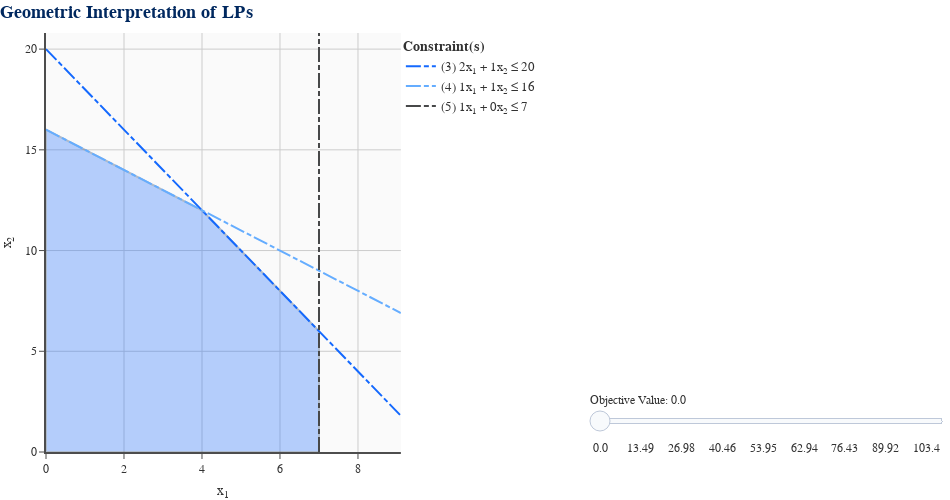

Notebook code cell kept with this figure:
### Markdown cell above
Let's use GILP to solve the following LP graphically:

$$\begin{align*}
\max \quad & 5x_1+3x_2\\
\text{s.t.} \quad & 2x_1 + 1x_2 \leq 20 \\
\quad & 1x_1 + 1x_2 \leq 16 \\
\quad & 1x_1 + 0x_2 \leq 7 \\
\quad & x_1, x_2 \geq 0 \\
\end{align*}$$

Recall, this LP is called `ALL_INTEGER_2D_LP`.

### Code cell
lp = ex.ALL_INTEGER_2D_LP # get LP example
lp_visual(lp).show() # visualize it

### Figure 1 — Plotly figure (JSON) as saved in the notebook; plotly's stock layout.template omitted (floating-point values rounded to 4 significant figures)
{"data": [{"hoverinfo": "skip", "marker": {"color": "white", "opacity": 1e-07, "size": 0}, "mode": "markers", "showlegend": false, "type": "scatter", "x": [9.1], "y": [20.8]}, {"fill": "toself", "fillcolor": "#1469FE", "hoverinfo": "none", "line": {"color": "#00285F", "width": 2}, "mode": "lines", "opacity": 0.3, "showlegend": false, "type": "scatter", "x": [0, 7, 7, 4, 0, 0], "y": [0, 0, 6, 12, 16, 0]}, {"hoverinfo": "skip", "line": {"color": "#1469FE", "dash": "15,3,5,3", "width": 2}, "mode": "lines", "name": "(3) 2x<sub>1</sub> + 1x<sub>2</sub> ≤ 20", "showlegend": true, "type": "scatter", "visible": true, "x": [0, 9.1], "y": [20, 1.8]}, {"hoverinfo": "skip", "line": {"color": "#65ADFF", "dash": "15,3,5,3", "width": 2}, "mode": "lines", "name": "(4) 1x<sub>1</sub> + 1x<sub>2</sub> ≤ 16", "showlegend": true, "type": "scatter", "visible": true, "x": [0, 9.1], "y": [16, 6.9]}, {"hoverinfo": "skip", "line": {"color": "#474849", "dash": "15,3,5,3", "width": 2}, "mode": "lines", "name": "(5) 1x<sub>1</sub> + 0x<sub>2</sub> ≤ 7", "showlegend": true, "type": "scatter", "visible": true, "x": [7, 7], "y": [0, 20.8]}, {"hoverinfo": "text", "hoverlabel": {"bgcolor": "#FAFAFA", "bordercolor": "#323232", "font": {"color": "#323232", "family": "Arial"}}, "marker": {"color": "gray", "opacity": 1e-07, "size": 20}, "mode": "markers", "showlegend": false, "text": ["<b>BFS</b>: (0, 0, 20, 16, 7)<br><b>B</b>: (3, 4, 5)<br><b>Obj</b>: 0", "<b>BFS</b>: (0, 16, 4, 0, 7)<br><b>B</b>: (2, 3, 5)<br><b>Obj</b>: 48", "<b>BFS</b>: (4, 12, 0, 0, 3)<br><b>B</b>: (1, 2, 3, 4, 5)<br><b>Obj</b>: 56", "<b>BFS</b>: (7, 0, 6, 9, 0)<br><b>B</b>: (1, 3, 4)<br><b>Obj</b>: 35", "<b>BFS</b>: (7, 6, 0, 3, 0)<br><b>B</b>: (1, 2, 4)<br><b>Obj</b>: 53"], "type": "scatter", "x": [0, 0, 4.0, 7, 7], "y": [0, 16, 12, 0, 6.0]}, {"hoverinfo": "skip", "line": {"color": "red", "width": 4}, "mode": "lines", "showlegend": false, "type": "scatter", "visible": false, "x": [0, 9.1], "y": [0, -15.17]}, {"hoverinfo": "skip", "line": {"color": "red", "width": 4}, "mode": "lines", "showlegend": false, "type": "scatter", "visible": false, "x": [0, 9.1], "y": [1.5, -13.67]}, {"hoverinfo": "skip", "line": {"color": "red", "width": 4}, "mode": "lines", "showlegend": false, "type": "scatter", "visible": false, "x": [0, 9.1], "y": [2.997, -12.17]}, {"hoverinfo": "skip", "line": {"color": "red", "width": 4}, "mode": "lines", "showlegend": false, "type": "scatter", "visible": false, "x": [0, 9.1], "y": [4.497, -10.67]}, {"hoverinfo": "skip", "line": {"color": "red", "width": 4}, "mode": "lines", "showlegend": false, "type": "scatter", "visible": false, "x": [0, 9.1], "y": [5.993, -9.173]}, {"hoverinfo": "skip", "line": {"color": "red", "width": 4}, "mode": "lines", "showlegend": false, "type": "scatter", "visible": false, "x": [0, 9.1], "y": [7.493, -7.673]}, {"hoverinfo": "skip", "line": {"color": "red", "width": 4}, "mode": "lines", "showlegend": false, "type": "scatter", "visible": false, "x": [0, 9.1], "y": [8.993, -6.173]}, {"hoverinfo": "skip", "line": {"color": "red", "width": 4}, "mode": "lines", "showlegend": false, "type": "scatter", "visible": false, "x": [0, 9.1], "y": [10.49, -4.677]}, {"hoverinfo": "skip", "line": {"color": "red", "width": 4}, "mode": "lines", "showlegend": false, "type": "scatter", "visible": false, "x": [0, 9.1], "y": [11.99, -3.177]}, {"hoverinfo": "skip", "line": {"color": "red", "width": 4}, "mode": "lines", "showlegend": false, "type": "scatter", "visible": false, "x": [0, 9.1], "y": [13.49, -1.68]}, {"hoverinfo": "skip", "line": {"color": "red", "width": 4}, "mode": "lines", "showlegend": false, "type": "scatter", "visible": false, "x": [0, 9.1], "y": [14.99, -0.18]}, {"hoverinfo": "skip", "line": {"color": "red", "width": 4}, "mode": "lines", "showlegend": false, "type": "scatter", "visible": false, "x": [0, 9.1], "y": [16.48, 1.317]}, {"hoverinfo": "skip", "line": {"color": "red", "width": 4}, "mode": "lines", "showlegend": false, "type": "scatter", "visible": false, "x": [0, 9.1], "y": [17.98, 2.817]}, {"hoverinfo": "skip", "line": {"color": "red", "width": 4}, "mode": "lines", "showlegend": false, "type": "scatter", "visible": false, "x": [0, 9.1], "y": [18.67, 3.5]}, {"hoverinfo": "skip", "line": {"color": "red", "width": 4}, "mode": "lines", "showlegend": false, "type": "scatter", "visible": false, "x": [0, 9.1], "y": [19.48, 4.317]}, {"hoverinfo": "skip", "line": {"color": "red", "width": 4}, "mode": "lines", "showlegend": false, "type": "scatter", "visible": false, "x": [0, 9.1], "y": [20.98, 5.813]}, {"hoverinfo": "skip", "line": {"color": "red", "width": 4}, "mode": "lines", "showlegend": false, "type": "scatter", "visible": false, "x": [0, 9.1], "y": [22.48, 7.313]}, {"hoverinfo": "skip", "line": {"color": "red", "width": 4}, "mode": "lines", "showlegend": false, "type": "scatter", "visible": false, "x": [0, 9.1], "y": [23.98, 8.81]}, {"hoverinfo": "skip", "line": {"color": "red", "width": 4}, "mode": "lines", "showlegend": false, "type": "scatter", "visible": false, "x": [0, 9.1], "y": [25.48, 10.31]}, {"hoverinfo": "skip", "line": {"color": "red", "width": 4}, "mode": "lines", "showlegend": false, "type": "scatter", "visible": false, "x": [0, 9.1], "y": [26.98, 11.81]}, {"hoverinfo": "skip", "line": {"color": "red", "width": 4}, "mode": "lines", "showlegend": false, "type": "scatter", "visible": false, "x": [0, 9.1], "y": [28.47, 13.31]}, {"hoverinfo": "skip", "line": {"color": "red", "width": 4}, "mode": "lines", "showlegend": false, "type": "scatter", "visible": false, "x": [0, 9.1], "y": [29.97, 14.81]}, {"hoverinfo": "skip", "line": {"color": "red", "width": 4}, "mode": "lines", "showlegend": false, "type": "scatter", "visible": false, "x": [0, 9.1], "y": [31.47, 16.3]}, {"hoverinfo": "skip", "line": {"color": "red", "width": 4}, "mode": "lines", "showlegend": false, "type": "scatter", "visible": false, "x": [0, 9.1], "y": [32.97, 17.8]}, {"hoverinfo": "skip", "line": {"color": "red", "width": 4}, "mode": "lines", "showlegend": false, "type": "scatter", "visible": false, "x": [0, 9.1], "y": [34.47, 19.3]}, {"hoverinfo": "skip", "line": {"color": "red", "width": 4}, "mode": "lines", "showlegend": false, "type": "scatter", "visible": false, "x": [0, 9.1], "y": [35.97, 20.8]}], "layout": {"font": {"color": "#323232", "family": "Arial"}, "height": 500, "legend": {"font": {"size": 13}, "title": {"font": {"size": 14}, "text": "<b>Constraint(s)</b>"}, "x": 0.3947, "xanchor": "left", "y": 1, "yanchor": "top"}, "margin": {"b": 0, "l": 0, "r": 0, "t": 33}, "paper_bgcolor": "white", "plot_bgcolor": "#FAFAFA", "scene": {"aspectmode": "cube", "domain": {"x": [0, 0.3947], "y": [0, 1]}, "xaxis": {"gridcolor": "#CCCCCC", "gridwidth": 1, "linecolor": "#4D4D4D", "linewidth": 2, "range": [0, 9.1], "rangemode": "tozero", "showspikes": false, "tickcolor": "#4D4D4D", "ticks": "outside", "title": {"text": "x<sub>1</sub>"}}, "yaxis": {"gridcolor": "#CCCCCC", "gridwidth": 1, "linecolor": "#4D4D4D", "linewidth": 2, "range": [0, 20.8], "rangemode": "tozero", "showspikes": false, "tickcolor": "#4D4D4D", "ticks": "outside", "title": {"text": "x<sub>2</sub>"}}, "zaxis": {"gridcolor": "#CCCCCC", "gridwidth": 1, "linecolor": "#4D4D4D", "linewidth": 2, "rangemode": "tozero", "showspikes": false, "tickcolor": "#4D4D4D", "ticks": "outside", "title": {"text": "x<sub>3</sub>"}}}, "sliders": [{"active": 0, "currentvalue": {"prefix": "Objective Value: "}, "len": 0.4, "lenmode": "fraction", "pad": {"b": 0, "l": 0, "r": 0, "t": 50}, "steps": [{"args": [{"visible": [null, null, true, true, true, null, true, false, false, false, false, false, false, false, false, false, false, false, false, false, false, false, false, false, false, false, false, false, false, false, false, false]}], "label": "0.0", "method": "update"}, {"args": [{"visible": [null, null, true, true, true, null, false, true, false, false, false, false, false, false, false, false, false, false, false, false, false, false, false, false, false, false, false, false, false, false, false, false]}], "label": "4.5", "method": "update"}, {"args": [{"visible": [null, null, true, true, true, null, false, false, true, false, false, false, false, false, false, false, false, false, false, false, false, false, false, false, false, false, false, false, false, false, false, false]}], "label": "8.99", "method": "update"}, {"args": [{"visible": [null, null, true, true, true, null, false, false, false, true, false, false, false, false, false, false, false, false, false, false, false, false, false, false, false, false, false, false, false, false, false, false]}], "label": "13.49", "method": "update"}, {"args": [{"visible": [null, null, true, true, true, null, false, false, false, false, true, false, false, false, false, false, false, false, false, false, false, false, false, false, false, false, false, false, false, false, false, false]}], "label": "17.98", "method": "update"}, {"args": [{"visible": [null, null, true, true, true, null, false, false, false, false, false, true, false, false, false, false, false, false, false, false, false, false, false, false, false, false, false, false, false, false, false, false]}], "label": "22.48", "method": "update"}, {"args": [{"visible": [null, null, true, true, true, null, false, false, false, false, false, false, true, false, false, false, false, false, false, false, false, false, false, false, false, false, false, false, false, false, false, false]}], "label": "26.98", "method": "update"}, {"args": [{"visible": [null, null, true, true, true, null, false, false, false, false, false, false, false, true, false, false, false, false, false, false, false, false, false, false, false, false, false, false, false, false, false, false]}], "label": "31.47", "method": "update"}, {"args": [{"visible": [null, null, true, true, true, null, false, false, false, false, false, false, false, false, true, false, false, false, false, false, false, false, false, false, false, false, false, false, false, false, false, false]}], "label": "35.97", "method": "update"}, {"args": [{"visible": [null, null, true, true, true, null, false, false, false, false, false, false, false, false, false, true, false, false, false, false, false, false, false, false, false, false, false, false, false, false, false, false]}], "label": "40.46", "method": "update"}, {"args": [{"visible": [null, null, true, true, true, null, false, false, false, false, false, false, false, false, false, false, true, false, false, false, false, false, false, false, false, false, false, false, false, false, false, false]}], "label": "44.96", "method": "update"}, {"args": [{"visible": [null, null, true, true, true, null, false, false, false, false, false, false, false, false, false, false, false, true, false, false, false, false, false, false, false, false, false, false, false, false, false, false]}], "label": "49.45", "method": "update"}, {"args": [{"visible": [null, null, true, true, true, null, false, false, false, false, false, false, false, false, false, false, false, false, true, false, false, false, false, false, false, false, false, false, false, false, false, false]}], "label": "53.95", "method": "update"}, {"args": [{"visible": [null, null, true, true, true, null, false, false, false, false, false, false, false, false, false, false, false, false, false, true, false, false, false, false, false, false, false, false, false, false, false, false]}], "label": "56.0", "method": "update"}, {"args": [{"visible": [null, null, true, true, true, null, false, false, false, false, false, false, false, false, false, false, false, false, false, false, true, false, false, false, false, false, false, false, false, false, false, false]}], "label": "58.45", "method": "update"}, {"args": [{"visible": [null, null, true, true, true, null, false, false, false, false, false, false, false, false, false, false, false, false, false, false, false, true, false, false, false, false, false, false, false, false, false, false]}], "label": "62.94", "method": "update"}, {"args": [{"visible": [null, null, true, true, true, null, false, false, false, false, false, false, false, false, false, false, false, false, false, false, false, false, true, false, false, false, false, false, false, false, false, false]}], "label": "67.44", "method": "update"}, {"args": [{"visible": [null, null, true, true, true, null, false, false, false, false, false, false, false, false, false, false, false, false, false, false, false, false, false, true, false, false, false, false, false, false, false, false]}], "label": "71.93", "method": "update"}, {"args": [{"visible": [null, null, true, true, true, null, false, false, false, false, false, false, false, false, false, false, false, false, false, false, false, false, false, false, true, false, false, false, false, false, false, false]}], "label": "76.43", "method": "update"}, {"args": [{"visible": [null, null, true, true, true, null, false, false, false, false, false, false, false, false, false, false, false, false, false, false, false, false, false, false, false, true, false, false, false, false, false, false]}], "label": "80.93", "method": "update"}, {"args": [{"visible": [null, null, true, true, true, null, false, false, false, false, false, false, false, false, false, false, false, false, false, false, false, false, false, false, false, false, true, false, false, false, false, false]}], "label": "85.42", "method": "update"}, {"args": [{"visible": [null, null, true, true, true, null, false, false, false, false, false, false, false, false, false, false, false, false, false, false, false, false, false, false, false, false, false, true, false, false, false, false]}], "label": "89.92", "method": "update"}, {"args": [{"visible": [null, null, true, true, true, null, false, false, false, false, false, false, false, false, false, false, false, false, false, false, false, false, false, false, false, false, false, false, true, false, false, false]}], "label": "94.41", "method": "update"}, {"args": [{"visible": [null, null, true, true, true, null, false, false, false, false, false, false, false, false, false, false, false, false, false, false, false, false, false, false, false, false, false, false, false, true, false, false]}], "label": "98.91", "method": "update"}, {"args": [{"visible": [null, null, true, true, true, null, false, false, false, false, false, false, false, false, false, false, false, false, false, false, false, false, false, false, false, false, false, false, false, false, true, false]}], "label": "103.4", "method": "update"}, {"args": [{"visible": [null, null, true, true, true, null, false, false, false, false, false, false, false, false, false, false, false, false, false, false, false, false, false, false, false, false, false, false, false, false, false, true]}], "label": "107.9", "method": "update"}], "tickcolor": "white", "ticklen": 0, "x": 0.6053, "xanchor": "left", "y": 0.01, "yanchor": "bottom"}], "title": {"font": {"color": "#00285F", "size": 18}, "text": "<b>Geometric Interpretation of LPs</b>", "x": 0, "xanchor": "left", "y": 0.99, "yanchor": "top"}, "width": 950, "xaxis": {"domain": [0, 0.3947], "gridcolor": "#CCCCCC", "gridwidth": 1, "linecolor": "#4D4D4D", "linewidth": 2, "range": [0, 9.1], "rangemode": "tozero", "showspikes": false, "tickcolor": "#4D4D4D", "ticks": "outside", "title": {"text": "x<sub>1</sub>"}}, "yaxis": {"domain": [0, 1], "gridcolor": "#CCCCCC", "gridwidth": 1, "linecolor": "#4D4D4D", "linewidth": 2, "range": [0, 20.8], "rangemode": "tozero", "showspikes": false, "tickcolor": "#4D4D4D", "ticks": "outside", "title": {"text": "x<sub>2</sub>"}}}}
